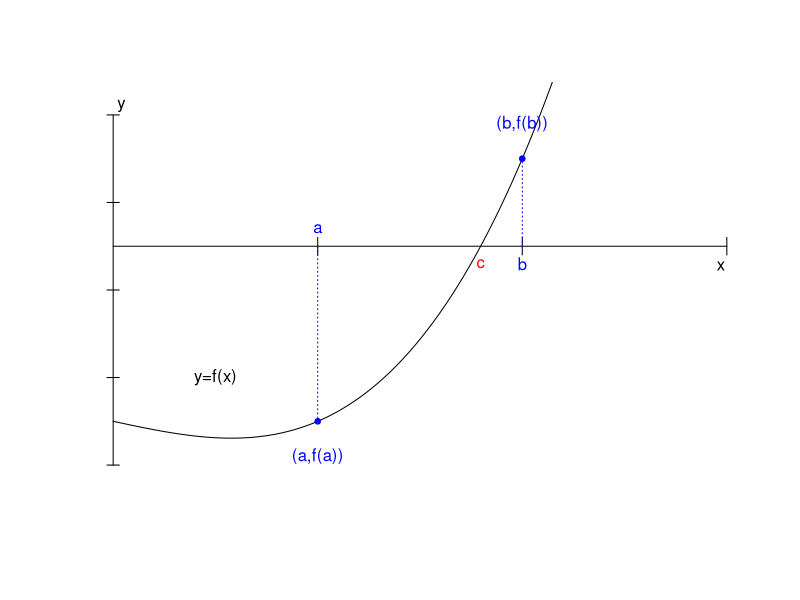
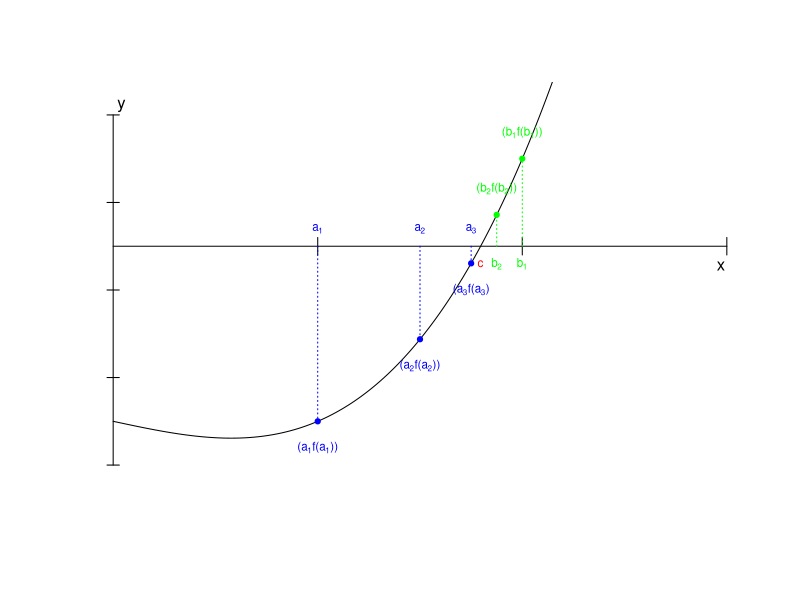

The R source for these figures, in order:
## ---- chunk 1
xmin=0
xmax=3
ymin=-5
ymax=3
tolx=0.01*(xmax-xmin)
toly=0.05*(ymax-ymin)
quantsx=3
quantsy=4
f = function(x){x^3-x-4}
plot(c(xmin-tolx,xmax+tolx,xmin-tolx,xmax+tolx),c(ymin-toly,ymin-toly,ymax+toly,ymax+toly),type="n",xlab="",ylab="",xaxt="n",yaxt="n",axes=FALSE)
x=seq(from=xmin,to=xmax,by=0.01)
#points(x,f(x),type="l")
lines(c(0,0),c(ymin,ymax))
lines(c(xmin,xmax),c(0,0))
text(xmax-tolx,-15*tolx,"x")
text(toly/10,ymax+toly/2,"y")
for (i in 0:(quantsx)){
  if(xmin+((xmax-xmin)/quantsx)*i != 0){
    lines(rep(xmin+((xmax-xmin)/quantsx)*i,2),c(-0.5*toly,+0.5*toly))
#    text(xmin+((xmax-xmin)/quantsx)*i,-1*toly,xmin+((xmax-xmin)/quantsx)*i,cex=0.75)
  }
  }

for (i in 0:(quantsy)){
  lines(c(-tolx,tolx),ymin+rep(((ymax-ymin)/quantsy)*i,2))
# text(3.5*tolx,0.1+ymin+((ymax-ymin)/quantsy)*i,ymin+((ymax-ymin)/quantsy)*i,cex=0.75)
}
lines(x,f(x))
text(1,f(1)-toly*2,"(a,f(a))",col="blue")
points(1,f(1),cex=0.75,pch=19,col="blue")
lines(c(1,1),c(0,f(1)),lty=3,col="blue")

text(2,f(2)+2*toly,"(b,f(b))",col="blue")
points(2,f(2),cex=0.75,pch=19,col="blue")
lines(c(2,2),c(0,f(2)),lty=3,col="blue")

text(1,toly,"a",col="blue")
text(2,-toly,"b",col="blue")

text(1.79632,-toly,"c",col="red")
text(0.5,-3,"y=f(x)")
## ---- chunk 2
xmin=0
xmax=3
ymin=-5
ymax=3
tolx=0.01*(xmax-xmin)
toly=0.05*(ymax-ymin)
quantsx=3
quantsy=4
f = function(x){x^3-x-4}
plot(c(xmin-tolx,xmax+tolx,xmin-tolx,xmax+tolx),c(ymin-toly,ymin-toly,ymax+toly,ymax+toly),type="n",xlab="",ylab="",xaxt="n",yaxt="n",axes=FALSE)
x=seq(from=xmin,to=xmax,by=0.01)
#points(x,f(x),type="l")
lines(c(0,0),c(ymin,ymax))
lines(c(xmin,xmax),c(0,0))
text(xmax-tolx,-15*tolx,"x")
text(toly/10,ymax+toly/2,"y")
for (i in 0:(quantsx)){
  if(xmin+((xmax-xmin)/quantsx)*i != 0){
    lines(rep(xmin+((xmax-xmin)/quantsx)*i,2),c(-0.5*toly,+0.5*toly))
#    text(xmin+((xmax-xmin)/quantsx)*i,-1*toly,xmin+((xmax-xmin)/quantsx)*i,cex=0.75)
  }
  }

for (i in 0:(quantsy)){
  lines(c(-tolx,tolx),ymin+rep(((ymax-ymin)/quantsy)*i,2))
# text(3.5*tolx,0.1+ymin+((ymax-ymin)/quantsy)*i,ymin+((ymax-ymin)/quantsy)*i,cex=0.75)
}
lines(x,f(x))
text(1,f(1)-toly*1.5,expression(paste("(",a[1],"f(",a[1],"))")),col="blue",cex=0.7)
points(1,f(1),cex=0.7,pch=19,col="blue")
lines(c(1,1),c(0,f(1)),lty=3,col="blue")

text(2,f(2)+toly*1.5,expression(paste("(",b[1],"f(",b[1],"))")),col="green",cex=0.7)
points(2,f(2),cex=0.7,pch=19,col="green")
lines(c(2,2),c(0,f(2)),lty=3,col="green")

text(1,toly,expression(a[1]),col="blue",cex=0.7)
text(2,-toly,expression(b[1]),col="green",cex=0.7)

text(1.79632,-toly,"c",col="red",cex=0.7)

a1=1
b1=2
epsilon=0.01
as=c(a1)
bs=c(b1)
c=(a1+b1)/2
while(abs(f(c))>= epsilon){
  if(f(c)<0){a1=c;as=c(as,c)}
  else
  {b1=c;bs=c(bs,c)}
c=(a1+b1)/2
}
text(as[2],f(as[2])-toly*1.5,expression(paste("(",a[2],"f(",a[2],"))")),col="blue",cex=0.7)
points(as[2],f(as[2]),cex=0.7,pch=19,col="blue")
lines(c(as[2],as[2]),c(0,f(as[2])),lty=3,col="blue")
text(as[2],toly,expression(a[2]),col="blue",cex=0.7)

text(bs[2],f(bs[2])+toly*1.5,expression(paste("(",b[2],"f(",b[2],"))")),col="green",cex=0.7)
points(bs[2],f(bs[2]),cex=0.7,pch=19,col="green")
lines(c(bs[2],bs[2]),c(0,f(bs[2])),lty=3,col="green")
text(bs[2],-toly,expression(b[2]),col="green",cex=0.7)

text(as[3],f(as[3])-toly*1.5,expression(paste("(",a[3],"f(",a[3],")")),col="blue",cex=0.7)
points(as[3],f(as[3]),cex=0.7,pch=19,col="blue")
lines(c(as[3],as[3]),c(0,f(as[3])),lty=3,col="blue")
text(as[3],toly,expression(a[3]),col="blue",cex=0.7)

## ---- chunk 3
f = function(x){x^3-x-4}
a1=1
b1=2
epsilon=0.001
as=c(a1)
bs=c(b1)
c=(a1+b1)/2
while(abs(f(c))>= epsilon){
  if(f(c)<0){a1=c;as=c(as,c)}
  else
  {b1=c;bs=c(bs,c)}
c=(a1+b1)/2
}
## ---- chunk 4
taula=data.frame(as[1],bs[1])
library(knitr)
knitr::kable(taula,col.names=c("$a_n$","$b_n$"),escape=FALSE)
## ---- chunk 5
taula=data.frame(c(as[1],as[2]),c(bs[1],""))
knitr::kable(taula,col.names=c("$a_n$","$b_n$"),escape=FALSE)
## ---- chunk 6
taula=data.frame(c(as[1],as[2],as[3]),c(bs[1],"",""))
knitr::kable(taula,col.names=c("$a_n$","$b_n$"),escape=FALSE)
## ---- chunk 7
taula=data.frame(c(as[1],as[2],as[3]),c(bs[1],bs[2],""))
knitr::kable(taula,col.names=c("$a_n$","$b_n$"),escape=FALSE)
## ---- chunk 8
taula=data.frame(c(as[1],as[2],as[3]),c(bs[1],bs[2],bs[3]))
knitr::kable(taula,col.names=c("$a_n$","$b_n$"),escape=FALSE)
## ---- chunk 9
taula=data.frame(c(as[1],as[2],as[3],as[4]),c(bs[1],bs[2],bs[3],""))
knitr::kable(taula,col.names=c("$a_n$","$b_n$"),escape=FALSE)
## ---- chunk 10
taula=data.frame(as,c(bs,"","","",""))
knitr::kable(taula,col.names=c("$a_n$","$b_n$"),escape=FALSE)
